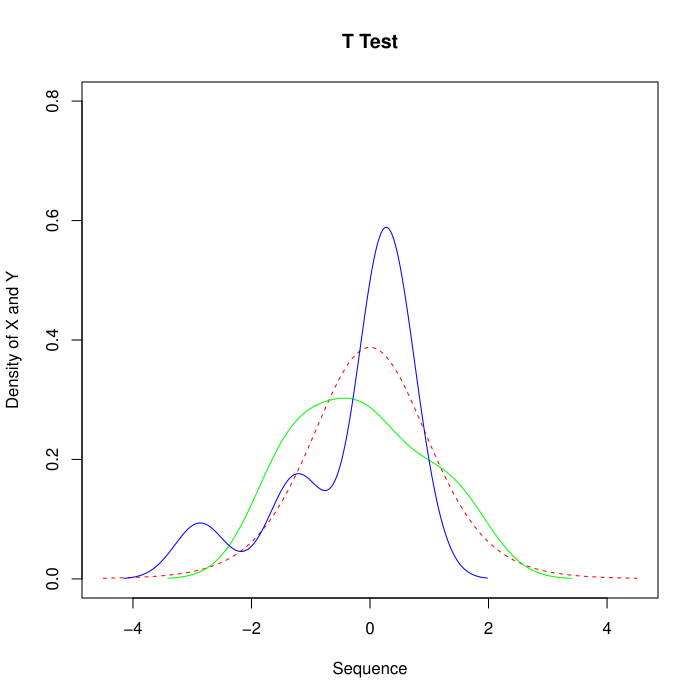

Write R code to recreate this figure.
file.edit("T-test edits.2.R")
# Generate dummy dataset
x <- rnorm(10)
y <- rnorm(10)

file.edit("T-test edits.2.R")
# Save plot as PDF
# Generate dummy dataset
x <- rnorm(10)
y <- rnorm(10)

# Save plot as PDF
pdf("T-test edits.2.pdf")

pts <- seq(-4.5, 4.5, length = 100)

# Plot with T-distribution and density lines
plot(pts, dt(pts, df = 9), col = 'red', type = 'l',
     main = "T Test", xlab = "Sequence", ylab = "Density of X and Y",
     lty = 2, ylim = c(0, 0.8))

lines(density(x), col = 'green')
lines(density(y), col = 'blue')
list.files()

# Close the PDF
dev.off()
pdf("T-test edits.2.pdf")
getwd()
setwd("~/Documents/STAT401/ASSIGNMENTS/ASSIGNMENT 1")
getwd()  # confirm it


pts <- seq(-4.5, 4.5, length = 100)

# Plot with T-distribution and density lines
plot(pts, dt(pts, df = 9), col = 'red', type = 'l',
     main = "T Test", xlab = "Sequence", ylab = "Density of X and Y",
     lty = 2, ylim = c(0, 0.8))

lines(density(x), col = 'green')
lines(density(y), col = 'blue')

dev.off()
setwd("~/Documents/STAT401/ASSIGNMENTS/ASSIGNMENT 1")
getwd()  # confirm it
